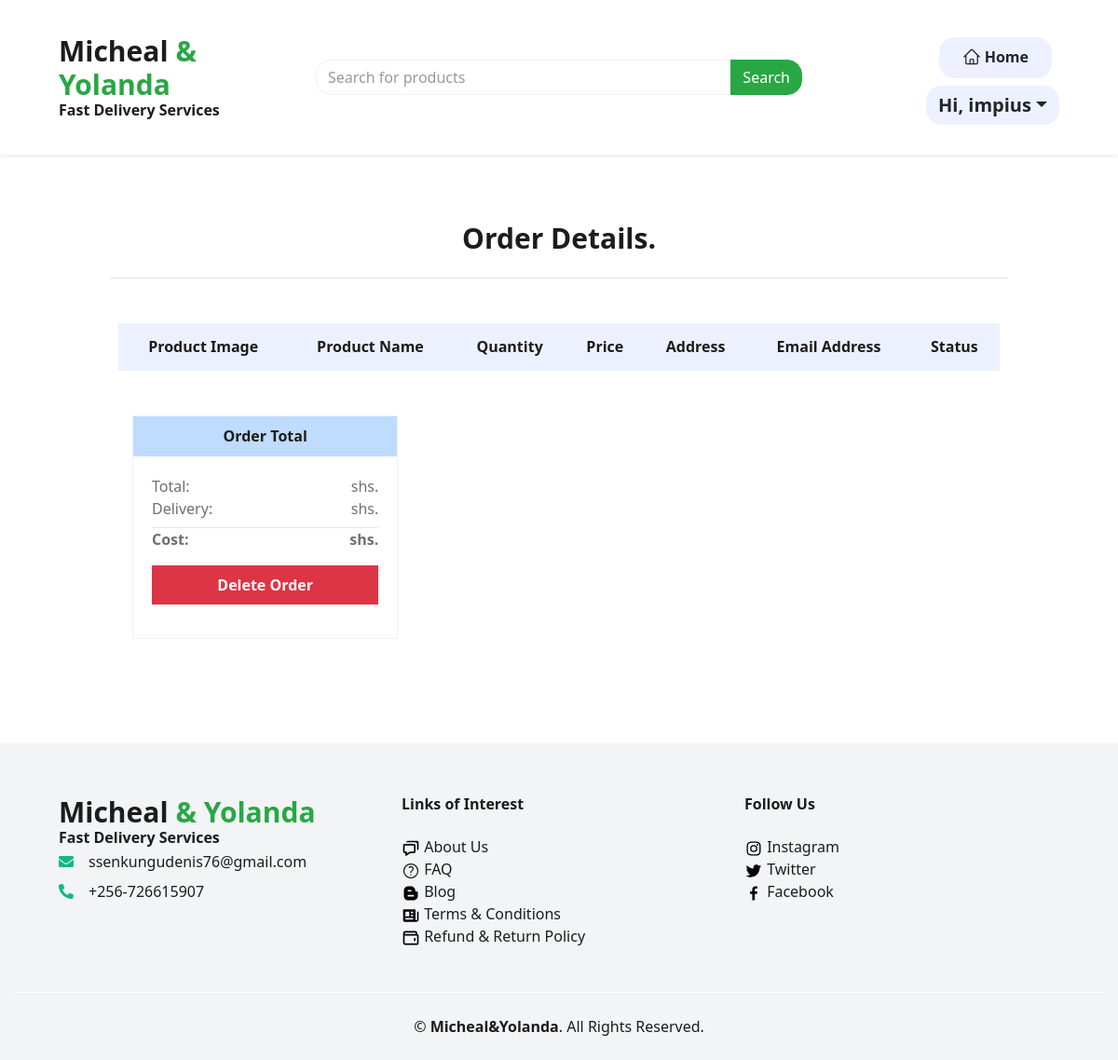
Before: /order/order-details/65 (signed in) with the older database file.
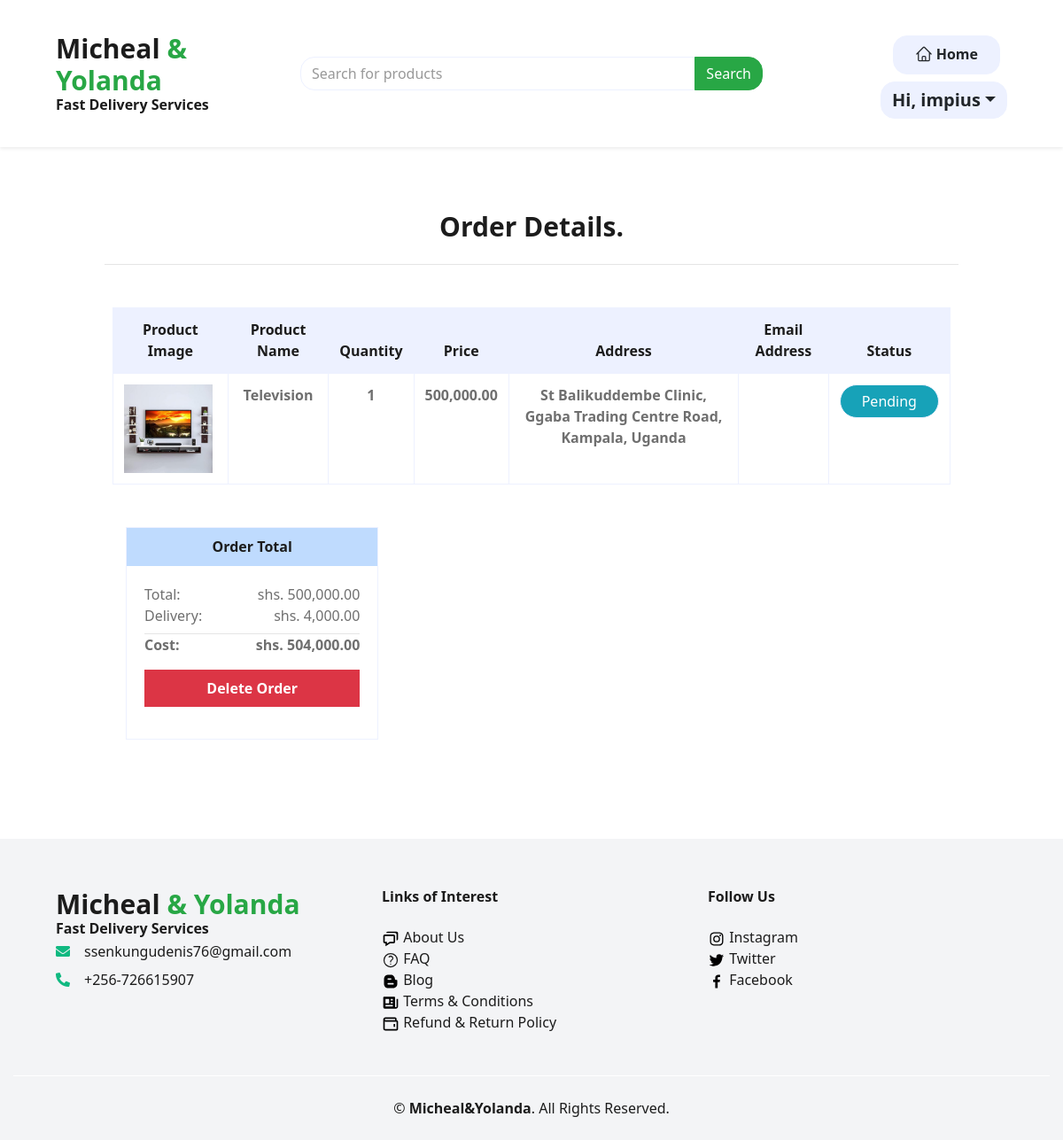
After: the same page with the newer database file.
### user/models.py (models this page shows)
class User(AbstractUser):
    email = models.EmailField(unique=True)
    is_customer = models.BooleanField(default=False)
    is_business = models.BooleanField(default=False)

### orders/models.py (models this page shows, shortened)
class OrderItem(models.Model):
    order = models.ForeignKey(Order,related_name='orders',on_delete=models.CASCADE)
    product = models.ForeignKey(Type,related_name='items',on_delete=models.CASCADE)
    price = models.DecimalField(max_digits=10,decimal_places=2)
    quantity = models.PositiveIntegerField(default=1)
    def get_cost(self):
        return self.price * self.quantity

class Order(models.Model):
    user = models.ForeignKey(User, related_name='orders', on_delete=models.CASCADE, null=True)
    first_name = models.CharField(max_length=50)
    last_name = models.CharField(max_length=50)
    address = models.CharField(max_length=250)
    phone_number = models.CharField(max_length=20)
    created = models.DateTimeField(auto_now_add=True)
    updated = models.DateTimeField(auto_now=True)
    paid = models.BooleanField(default=False)
    class Meta:
        ordering = ['-created']
        indexes = [
             models.Index(fields=['-created']),
             ]
    def get_total_cost(self):
        return sum(item.get_cost() for item in self.orders.all())
    def delivery(self):
        total = self.get_total_cost()
        delivery_cost = total * Decimal('0.008')
        return delivery_cost.quantize(Decimal('0.01'),rounding=ROUND_HALF_UP)
    def cost(self):
        return self.delivery() + self.get_total_cost()

### jumia/models.py (models this page shows, shortened)
class Type(models.Model):
    category = models.ForeignKey(Categories, related_name='type',on_delete=models.CASCADE, blank=True, null=True)
    name = models.CharField(max_length = 250)
    description = models.TextField(blank=True, null=True)
    price = models.DecimalField(max_digits = 30, decimal_places=2)
    image = models.ImageField(upload_to='uploads/', null=True)
    is_available = models.BooleanField(default=True)
    product_by = models.ForeignKey(User,on_delete=models.CASCADE, blank=True, null=True)
    created_at = models.DateTimeField(auto_now_add=True)

### orders/views.py (the view)
# urls.py: path('order-details/<int:id>', order_details, name='detail'),
@customer_required
def order_details(request, id):
    orders = Order.objects.filter(id=id).filter(user=request.user).first()
    product = OrderItem.objects.filter(order=orders)
    return render(request, 'order/order_details.html', {'orders':orders, 'product':product})

### cart/context_processors.py (called while the page is built)
def cart(request):
    return {'cart': Cart(request)}

### jumia/context_processors.py (called while the page is built)
def categories(request):
    cat = Categories.objects.all()
    return {'cat': cat}

### orders/templates/order/order_details.html (shortened to what this page needs)
{% extends 'jumia/base.html' %}
{% load humanize %}
{% block content %}
<div class="container-fluid pt-5">
    <h1 class="text-center py-4 text-3xl font-bold">Order Details.</h1>
    <hr>
    <br>
    <br>
    <div class="row px-xl-4 pb-2">
      <table class="table table-bordered text-center mb-0">
        <thead class="bg-secondary text-dark">
            <tr>
                <th>Product Image</th>
                <th>Product Name</th>
                <th>Quantity</th>
                <th>Price</th>
                <th>Address</th>
                <th>Email Address</th>
                <th>Status</th>
            </tr>
        </thead>
        <tbody class="align-middle">
          {% for item in product %}
          <tr class="font-semibold font-sans">
              <td><img src="{{item.product.image.url}}" alt="" style="max-width: 100px;max-height: 100px"></td>
              <td>{{item.product.name}}</td>
              <td>{{item.quantity}}</td>
              <td>{{item.get_cost|intcomma}}</td>
              <td>{{item.order.address}}</td>
              <td>{{item.order.email}}</td>
              <td><a href="">
                <button class="rounded-full btn btn-info px-4 border border-red-900 text-bold">Pending</button>
              </a></td>
          </tr>
          {% endfor %}
        </tbody>
      </table>
        <br>
        <br>
      <div class="col-lg-4">
        <div class="card border-secondary mt-5">
          <div class="card-header bg-blue-200 border-0">
              <h4 class="font-weight-semi-bold m-0 text-center">Order Total</h4>
          </div>
          <div class="card-body">
          <div class="d-flex justify-content-between">
            <p>Total: </p>
            <p>shs. {{orders.get_total_cost|intcomma}}</p>
          </div>
          <div class="d-flex justify-content-between">
            <p>Delivery: </p>
            <p>shs. {{orders.delivery|intcomma}}</p>
          </div>
          <hr class="mt-2">
          <div class="d-flex justify-content-between">
           <strong><p>Cost: </p></strong>
           <strong>shs. {{orders.cost|intcomma}}</strong>
          </div>
          <form action="{% url 'orders:delete_order' orders.id %}" method="post">
            <button type="submit" class="btn btn-block btn-danger my-3 py-2 font-semibold">Delete Order</button>
          </form>
          </div>
        </div>
      </div>
    </div>
</div>
{% endblock %}

### jumia/templates/jumia/base.html (shortened to what this page needs)
<!DOCTYPE html>
<html lang="en">
<head>
    {% load static %}
    {% load humanize %}
    <link href="https://cdnjs.cloudflare.com/ajax/libs/font-awesome/5.10.0/css/all.min.css" rel="stylesheet">
    <link rel="stylesheet" href="https://cdnjs.cloudflare.com/ajax/libs/OwlCarousel2/2.3.4/assets/owl.carousel.min.css">
    <link rel="stylesheet" href="https://cdnjs.cloudflare.com/ajax/libs/OwlCarousel2/2.3.4/assets/owl.theme.default.min.css">
    <link href="lib/owlcarousel/assets/owl.carousel.min.css" rel="stylesheet">
    <link href="{% static 'css/style.css' %}" rel="stylesheet">
    <link href="https://unpkg.com/tailwindcss@^2/dist/tailwind.min.css" rel="stylesheet">
    <link rel="stylesheet" href="https://unpkg.com/leaflet-search/dist/leaflet-search.min.css" />
</head>
<body>
    <nav class="navbar-expand-lg sticky-top py-3 bg-light shadow-sm">
        <div class="container-fluid">
            <div class="row align-items-center py-3 px-xl-5">
                <div class="col-lg-3 d-none d-lg-block">
                    <a href="{% url 'jumia:items' %}" class="text-decoration-none">
                        <h1 class="text-3xl font-bold font-sans">Micheal <span class="text-success">& Yolanda</span></h1>
                        <h5 class="font-semibold">Fast Delivery Services</h5>
                    </a>
                </div>
                <div class="col-lg-6 col-6 text-left">
                    <form method="get" action="{% url 'jumia:search' %}">
                        <div class="input-group">
                            <input type="text" class="form-control rounded-2xl rounded-r-none" placeholder="Search for products" name="query">
                            <div class="input-group-append">
                                <button type="submit" class="btn btn-success rounded-2xl rounded-l-none">Search</button>
                            </div>
                        </div>
                    </form>
                </div>
                <div class="col-lg-3 col-6 text-right">
                    {% if request.user.is_authenticated %}
                    <a href="{% url 'jumia:items' %}">
                        <h1 class="btn btn-secondary hover:bg-green-600 hover:text-white rounded-2xl px-4 py-2 m-2 text-md font-semibold">
                           Home</h1>
                    </a>
                    <div class="btn-group">
                        <button type="button" class="focus:ring-none foucs:outline-none btn btn-secondary rounded-2xl dropdown-toggle text-xl font-semibold" data-toggle="dropdown" aria-haspopup="true" aria-expanded="false">Hi, {{user.username}}</button>
                        </div>
                    </div>
                    {% endif %}
                </div>
            </div>
    </nav>
    <div class="container">
        {% block content %}
        {% endblock %}
    </div>
     <br>
     <br>
     <br>
    <div class="container-fluid bg-gray-100 text-dark pt-2 mt-8">
        <div class="row px-xl-5 pt-5">
            <div class="col-lg-4 col-md-12 mb-5 pr-3 pr-xl-5">
                <a href="{% url 'jumia:items' %}" class="text-decoration-none">
                    <h1 class="text-3xl font-bold font-sans">Micheal <span class="text-success">& Yolanda</span></h1>
                    <h5 class="font-semibold">Fast Delivery Services</h5>
                </a>
                <p class="mb-2"><i class="fa fa-envelope text-green-500 mr-3 mt-2"></i>ssenkungudenis76@gmail.com</p>
                <p class="mb-0"><i class="fa fa-phone-alt text-green-500 mr-3"></i>+256-726615907</p>
            </div>
            <div class="col-lg-4 col-md-12 mb-5">
                <h5 class="font-weight-bold text-dark mb-4">Links of Interest</h5>
                <ul class="list-unstyled">
                    <li><a href="" class="text-dark" target="_blank"> About Us</a></li>
                    <li><a href="" class="text-dark" target="_blank"> FAQ</a></li>
                    <li><a href="" class="text-dark" target="_blank"> Blog</a></li>
                    <li><a href="" class="text-dark" target="_blank"> Terms & Conditions</a></li>
                    <li><a href="" class="text-dark" target="_blank"> Refund & Return Policy</a></li>
                </ul>
            </div>
            <div class="col-lg-4 col-md-12 mb-5">
                <h5 class="font-weight-bold text-dark mb-4">Follow Us</h5>
                <ul class="list-unstyled">
                    <li><a href="" class="text-dark" target="_blank"> Instagram</a></li>
                    <li><a href="" class="text-dark" target="_blank"> Twitter</a></li>
                    <li><a href="" class="text-dark" target="_blank"> Facebook</a></li>
                </ul>
            </div>
        </div>
        <div class="flex justify-center border-top border-light py-4">
            <div class="">
                <p class="">
                    &copy; <a class="text-dark font-weight-semi-bold" href="#">Micheal&Yolanda</a>. All Rights Reserved.
                </p>
            </div>
        </div>
    </div>
</body>
</html>

Changed rows visible on the page:
added OrderItem: product.image (picture), product.name "Television", quantity "1", get_cost "500,000.00", order.address "St Balikuddembe Clinic, Ggaba Trading Centre Road, Kampala, Uganda"
added Order: get_total_cost "500,000.00", delivery "4,000.00", cost "504,000.00"
